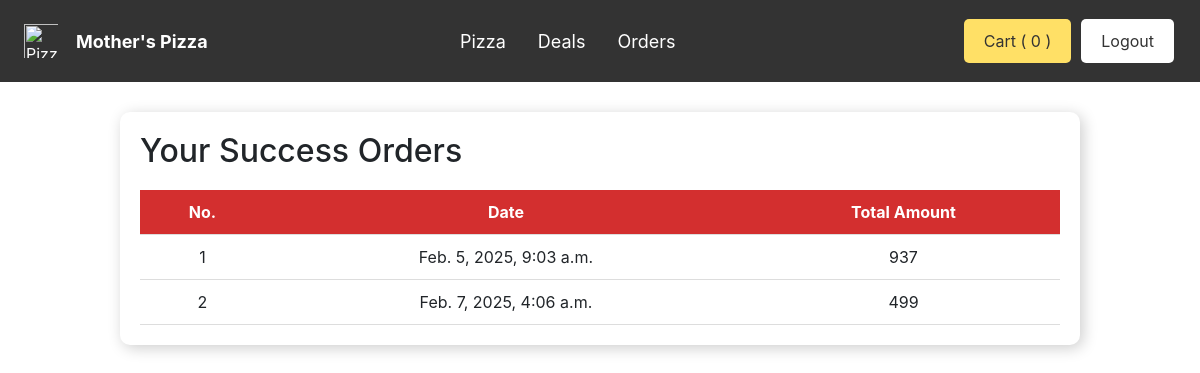
Screenshot of /orders/ (signed in) with the database file from the repository.
### products/models.py (models this page shows)
class BaseModel(models.Model):
    uid = models.UUIDField(default=uuid.uuid4,editable=False,primary_key=True)
    created_at = models.DateTimeField(auto_now_add=True)
    updated_at = models.DateTimeField(auto_now_add=True)
    class Meta:
        abstract = True

class Cart(BaseModel):
    user = models.ForeignKey(User,null=True,blank=True,on_delete=models.SET_NULL,related_name="carts")
    is_paid = models.BooleanField(default=False)
    def get_cart_total(self):
        return CartItems.objects.filter(cart=self).aggregate(Sum('pizza__price'))['pizza__price__sum']

### products/views.py (the view)
# urls.py: path('orders/', orders,name="orders"),
@login_required(login_url="/login/")
def orders(request):
    order = Cart.objects.filter(is_paid = True,user=request.user)
    context = {'page':'Orders','order':order}
    return render(request,'order.html',context)

### products/templates/order.html (shortened to what this page needs)
{% extends 'base.html' %} {% block start %}
<div class="cart-container">
  <h2>Your Success Orders</h2>
  <table>
    <tr>
      <th>No.</th>
      <th>Date</th>
      <th>Total Amount</th>
    </tr>
    {% for o in order %}
    <tr>
      <td>{{ forloop.counter }}</td>
      <td>{{o.created_at}}</td>
      <td>{{o.get_cart_total}}</td>
    </tr>
    {% endfor %}
  </table>
</div>
{% endblock %}

### products/templates/base.html (shortened to what this page needs)
<html>
    <head>
        <link rel="stylesheet" href="https://cdn.jsdelivr.net/npm/bootstrap@4.4.1/dist/css/bootstrap.min.css">
        <link rel="stylesheet" href="https://cdnjs.cloudflare.com/ajax/libs/font-awesome/6.7.2/css/all.min.css" />
    </head>
    <body>
        <nav class="navbar">
            <div class="logo">
              <img src="https://cdn-icons-png.flaticon.com/512/3595/3595455.png" class="p-2" alt="Pizza Logo">
              <span>Mother's Pizza</span>
            </div>
            <ul class="menu">
              <li><a style="font-size: 18px;" href="{% url 'home' %}">Pizza</a></li>
              <li><a style="font-size: 18px;" href="{% url 'deals' %}">Deals</a></li>
              <li><a style="font-size: 18px;" href="{% url 'orders' %}">Orders</a></li>
            </ul>
            <div class="buttons">
                {% if request.user.is_authenticated %}
                    <a href="{% url 'cart' %}" class="btn cart-btn">Cart ( {{ request.user.get_cart_count}} )</a>
                    <a href="{% url 'logout_page' %}" class="btn logout-btn">Logout</a>
                {% else %}
                    <a href="{% url 'login_page' %}" class="btn login-btn">Login</a>
                {% endif %}
              </div>
          </nav>
       {% block start %}
       {% endblock %}
    </body>
</html>

### products/templates/base.html (style rules this page uses)
.navbar { background-color: #333; color: #fff; padding: 1em; display: flex; justify-content: space-between; align-items: center; position: sticky; top: 0; z-index: 1000; }
.logo { display: flex; align-items: center; margin-right: 1em; }
.logo img { width: 50px; height: 50px; margin-right: 10px; }
.logo span { font-size: 18px; font-weight: bold; color: #fff; }
.menu { list-style: none; margin: 0; padding: 0; display: flex; }
.menu li { margin-right: 2em; }
.menu a { color: #fff; text-decoration: none; }
.buttons { display: flex; align-items: center; margin-left: 20px; }
.btn { background-color: #fff; color: #333; border: none; padding: 10px 20px; font-size: 16px; cursor: pointer; margin-right: 10px; border-radius: 5px; }
.cart-btn { background-color: #ffe066; }

### products/templates/order.html (style rules this page uses)
.cart-container { width: 80%; margin: 30px auto; background: white; padding: 20px; border-radius: 10px; box-shadow: 3px 3px 15px rgba(0, 0, 0, 0.2); }
table { width: 100%; border-collapse: collapse; margin-top: 20px; }
th, td { padding: 12px; text-align: center; border-bottom: 1px solid #ddd; }
th { background-color: #d32f2f; color: white; }

### rows the page displays
Cart: created_at "Feb. 5, 2025, 9:03 a.m.", get_cart_total "937"
Cart: created_at "Feb. 7, 2025, 4:06 a.m.", get_cart_total "499"

### other values shown
{{ request.user.get_cart_count }} "0"
